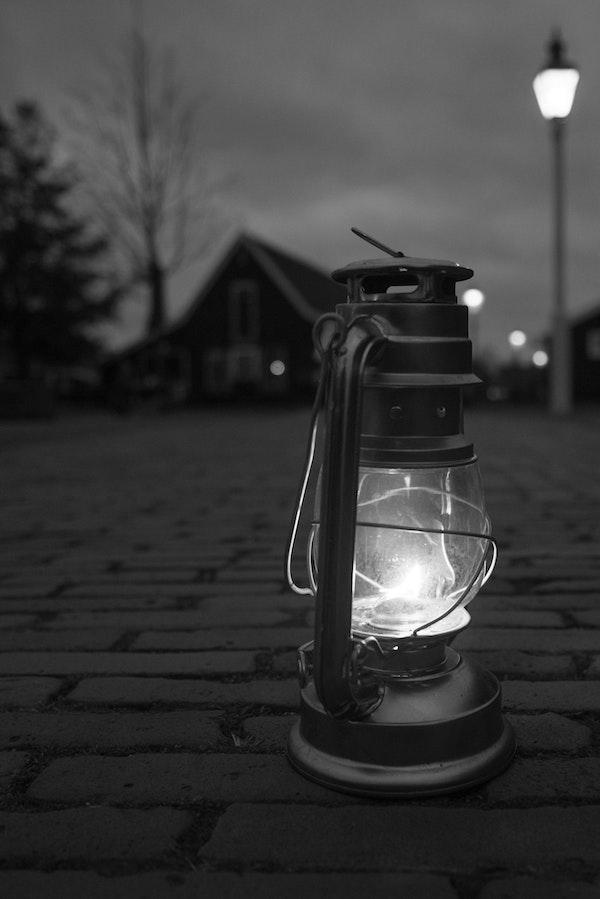
#> input picture lamp.jpg, 600 x 899 px
$ python image.py
#> lines starting #> are read from the running program, lines starting #| are printed output that depends on the picture
# Library to read and write images
import numpy as np
import imageio
from matplotlib import pyplot as plt

def display_gray_image(image):
    plt.imshow(image, cmap='gray')
    plt.show()

# Read greyscale image
gray_image = imageio.imread('lamp.jpg')
#> gray_image is the input picture: shape (899, 600); min 0, max 255, mean 59

# Dimensions of the image
print(gray_image.shape)
#| (899, 600)

# Show image
# plt.imshow(gray_image, cmap='gray')
# plt.show()

# Increase the brightness of an image
(height, width) = gray_image.shape
#> height = 899; width = 600
for i in range(height):
    for j in range(width):
        val = gray_image[i, j] + 100
        if val < 255:
            gray_image[i, j] = val
        else:
            gray_image[i, j] = 255
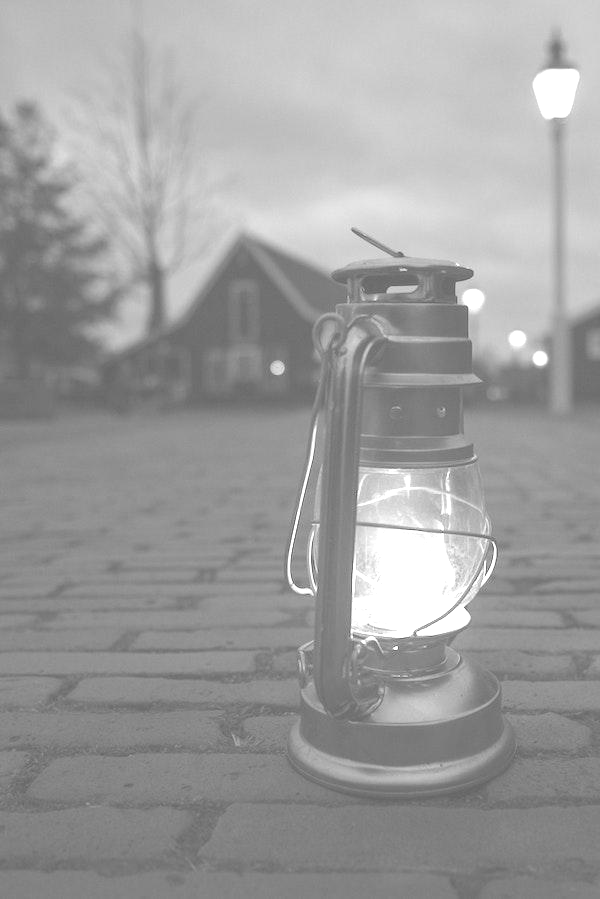
#> gray_image: shape (899, 600); min 100, max 255, mean 157.7

# Increase the contrast of the image

# Mirror aan image
# - horizontal
# - vertical

# Transpose image
display_gray_image(gray_image.transpose())
#> in display_gray_image, `plt.show()`:
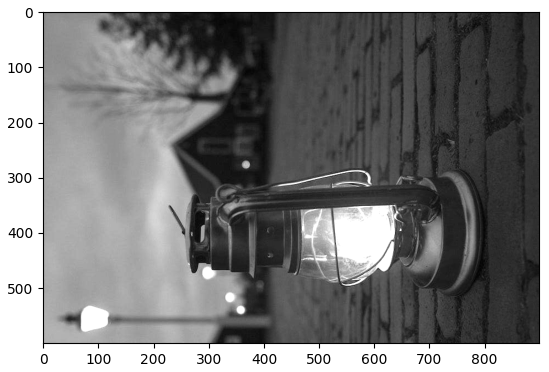
#> figure drawn by matplotlib, 1 panel

# Rotate image
#> (the run stopped early here; a loop or call above may not have finished)
